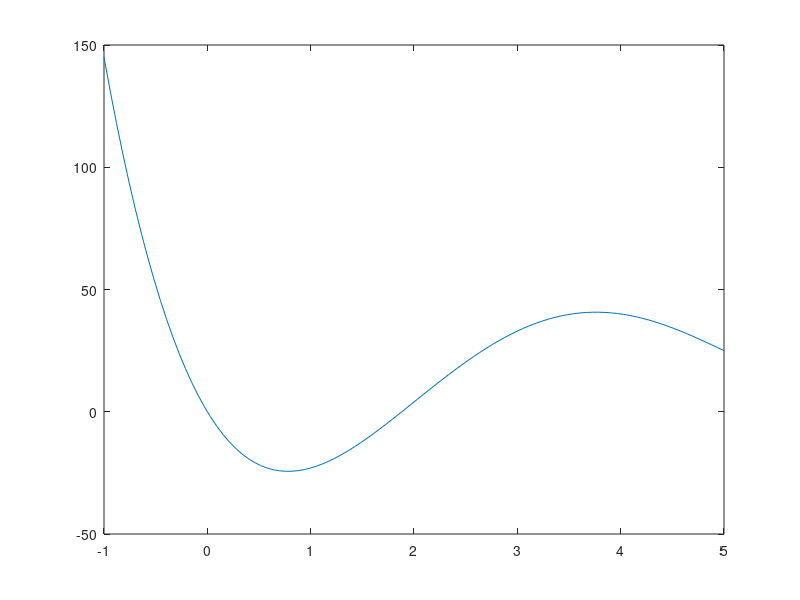

The MATLAB script that drew this image: (Note: this script raises an error after producing the figure.)
function secant_test
% ONE_DIM_NEWTON_TEST test bench for one_dim_newton algorithm
    f = @(x) x.^4 - 14*x.^3 + 60*x.^2 - 70*x;
    X = linspace(-1, 5, 100);
    Y = f(X);
    plot(X, Y); hold on;
    
    disp('evaluating from left');
    x0 = 0.; % from left
    x1 = -0.1;
    minimiser = secant(f, x0, x1);
    plot(minimiser, f(minimiser), 'go');
    
    disp('evaluating from right');
    x0 = 1.; % from right
    x1 = 0.9;
    minimiser = secant(f, x0, x1);
    plot(minimiser, f(minimiser), 'rx');
    
    disp('evaluating from right');
    x0 = 2.5; % from right
    x1 = 2.4;
    minimiser = secant(f, x0, x1);
    plot(minimiser, f(minimiser), 'rx'); hold off;
end